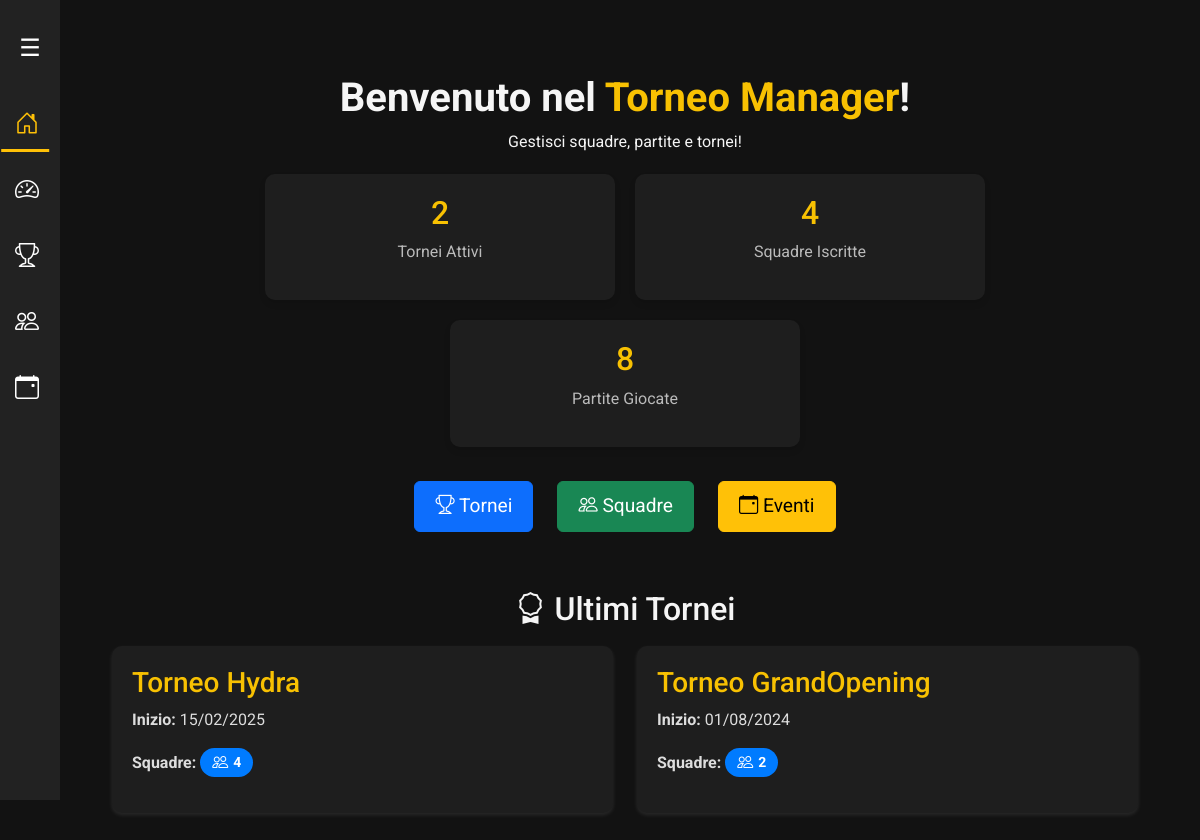
The page / on the database its author committed.
### backend/models/torneo.py (models this page shows, shortened)
class Torneo(models.Model):
    FORMATI_TORNEO = [
        ('DRAFT', 'Draft'),
        ('ARAM', 'ARAM'),
    ]
    id = models.AutoField(primary_key=True)  # ID auto-incrementale
    nome = models.CharField(max_length=100)  # Nome del torneo
    data_inizio = models.DateField()  # Data di inizio
    data_fine = models.DateField()  # Data di fine
    fascia_oraria = models.CharField(max_length=50)  # Fascia oraria es. "18:00 - 22:00"
    formato = models.CharField(max_length=10, choices=FORMATI_TORNEO, default='DRAFT')  # ENUM: 'DRAFT', 'ARAM'
    is_active = models.BooleanField(default=True)  # Stato del torneo (attivo/archiviato)

### api/views/views_home.py (the view)
# urls.py: path('', home, name='home'),
def home(request):
    ultimi_tornei = Torneo.objects.filter(is_active=True).order_by('-data_inizio')[:4]
    totale_tornei = Torneo.objects.filter(is_active=True).count()
    totale_squadre = Squadra.objects.count()
    totale_partite = Partita.objects.filter(conclusa=True).count()
    tornei_con_squadre = [
        {
            'nome': torneo.nome,
            'data_inizio': torneo.data_inizio,
            'num_squadre': Iscrizione.objects.filter(torneo=torneo).count()
        }
        for torneo in ultimi_tornei
    ]
    return render(request, 'modules/home/home.html', {
        'tornei_con_squadre': tornei_con_squadre,
        'totale_tornei': totale_tornei,
        'totale_squadre': totale_squadre,
        'totale_partite': totale_partite,
        'active_page': 'home'
    })

### frontend/templates/modules/home/home.html (shortened to what this page needs)
{% extends "modules/base/base.html" %}
{% load static %}
{% block extra_css %}
<link rel="stylesheet" href="{% static 'home/home.css' %}">
{% endblock %}
{% block content %}
    <div class="container mt-4">
        <div class="text-center">
            <h1 class="title">Benvenuto nel <span class="highlight">Torneo Manager</span>!</h1>
            <p>Gestisci squadre, partite e tornei!</p>
        </div>
        <div class="row text-center stats-container">
            <div class="col-md-4 stat-card">
                <h3>{{ totale_tornei }}</h3>
                <p>Tornei Attivi</p>
            </div>
            <div class="col-md-4 stat-card">
                <h3>{{ totale_squadre }}</h3>
                <p>Squadre Iscritte</p>
            </div>
            <div class="col-md-4 stat-card">
                <h3>{{ totale_partite }}</h3>
                <p>Partite Giocate</p>
            </div>
        </div>
        <div class="nav-buttons text-center mt-4">
            <a {% if 'tornei' in request.resolver_match.namespaces %} href="{% url 'tornei' %}" {% else %} href="#" {% endif %} class="btn btn-primary">
                <i class="bi bi-trophy"></i> Tornei
            </a>
            <a {% if 'squadre' in request.resolver_match.namespaces %} href="{% url 'squadre' %}" {% else %} href="#" {% endif %} class="btn btn-success">
                <i class="bi bi-people"></i> Squadre
            </a>
            <a {% if 'eventi' in request.resolver_match.namespaces %} href="{% url 'eventi' %}" {% else %} href="#" {% endif %} class="btn btn-warning">
                <i class="bi bi-calendar-event"></i> Eventi
            </a>
        </div>
        <div class="latest-tournaments mt-5">
            <h2 class="text-center"><i class="bi bi-award"></i> Ultimi Tornei</h2>
            <div class="row">
                {% for torneo in tornei_con_squadre %}
                <div class="col-md-6">
                    <div class="tournament-panel">
                        <h3>{{ torneo.nome }}</h3>
                        <p><strong>Inizio:</strong> {{ torneo.data_inizio|date:"d/m/Y"}}</p>
                        <p><strong>Squadre:</strong>
                            <span class="badge badge-info"><i class="bi bi-people"></i> {{ torneo.num_squadre }}</span>
                        </p>
                    </div>
                </div>
                {% empty %}
                <p class="text-center text-muted">Nessun torneo recente.</p>
                {% endfor %}
            </div>
        </div>
{% endblock %}

### frontend/templates/modules/base/base.css (style rules this page uses)
body { background-color: #121212; color: #f5f5f5; font-family: 'Arial', sans-serif; }
.col-md-6 { display: flex; flex-direction: column; justify-content: center; }

### frontend/templates/modules/home/home.css (style rules this page uses)
body { background-color: #121212; color: #f5f5f5; font-family: 'Roboto', sans-serif; }
.title { font-size: 2.5rem; font-weight: bold; }
.highlight { color: #f8c102; }
.stats-container { display: flex; justify-content: center; gap: 20px; margin-top: 20px; }
.stat-card { background: #1e1e1e; padding: 20px; border-radius: 10px; box-shadow: 0 4px 6px rgba(0, 0, 0, 0.1); }
.stat-card h3 { font-size: 2rem; color: #f8c102; }
.stat-card p { margin-top: 5px; color: #bbb; }
.nav-buttons a { margin: 10px; padding: 10px 20px; font-size: 1.2rem; }
.badge-info { background-color: #007bff; color: white; padding: 6px 12px; font-size: 14px; border-radius: 20px; font-weight: bold; display: inline-flex; align-items: center; gap: 5px; }
.badge-info i { font-size: 16px; }
.tournament-panel { background-color: #1e1e1e; padding: 20px; border-radius: 10px; margin: 10px 0; box-shadow: 0 2px 4px rgba(255, 255, 255, 0.1); transition: all 0.3s ease-in-out; }
.tournament-panel h3 { color: #f8c102; }
.tournament-panel p { color: #ddd; }

### rows shown on the page
Torneo: nome "Torneo Hydra", data_inizio "15/02/2025"
Torneo: nome "Torneo GrandOpening", data_inizio "01/08/2024"

### other values the page prints
{{ totale_tornei }} "2"
{{ totale_squadre }} "4"
{{ totale_partite }} "8"
{{ torneo.num_squadre }} "4" "2"
